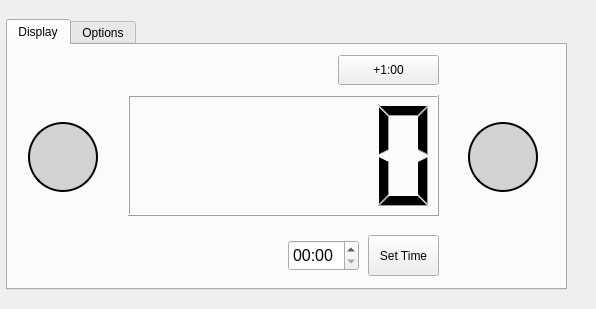
<?xml version="1.0" encoding="UTF-8"?>
<ui version="4.0">
 <class>MainWindow</class>
 <widget class="QWidget" name="MainWindow">
  <property name="geometry">
   <rect>
    <x>0</x>
    <y>0</y>
    <width>596</width>
    <height>309</height>
   </rect>
  </property>
  <property name="windowTitle">
   <string>Form</string>
  </property>
  <widget class="QTabWidget" name="main_window">
   <property name="geometry">
    <rect>
     <x>6</x>
     <y>19</y>
     <width>561</width>
     <height>271</height>
    </rect>
   </property>
   <property name="toolTip">
    <string/>
   </property>
   <property name="currentIndex">
    <number>0</number>
   </property>
   <widget class="QWidget" name="display_tab">
    <attribute name="title">
     <string>Display</string>
    </attribute>
    <widget class="QLCDNumber" name="time_remaining">
     <property name="geometry">
      <rect>
       <x>120</x>
       <y>50</y>
       <width>311</width>
       <height>121</height>
      </rect>
     </property>
     <property name="focusPolicy">
      <enum>Qt::ClickFocus</enum>
     </property>
     <property name="digitCount">
      <number>5</number>
     </property>
     <property name="intValue" stdset="0">
      <number>0</number>
     </property>
    </widget>
    <widget class="QPushButton" name="play_timer_button">
     <property name="geometry">
      <rect>
       <x>460</x>
       <y>77</y>
       <width>70</width>
       <height>70</height>
      </rect>
     </property>
     <property name="styleSheet">
      <string notr="true">QPushButton {
    border: 2px solid black;
    border-radius: 35px;
    border-style: outset;
    background: lightGray;
    padding: 5px;
    }

QPushButton:hover {
    background: qradialgradient(
        cx: 0.3, cy: -0.4, fx: 0.3, fy: -0.4,
        radius: 1.35, stop: 0 #fff, stop: 1 #bbb
        );
    }

QPushButton:pressed {
    border-style: inset;
    background: qradialgradient(
        cx: 0.4, cy: -0.1, fx: 0.4, fy: -0.1,
        radius: 1.35, stop: 0 #fff, stop: 1 #ddd
        );
    }</string>
     </property>
     <property name="text">
      <string/>
     </property>
     <property name="icon">
      <iconset resource="resource.qrc">
       <normaloff>:/images/play.png</normaloff>
       <normalon>:/images/pause.png</normalon>:/images/play.png</iconset>
     </property>
     <property name="iconSize">
      <size>
       <width>40</width>
       <height>40</height>
      </size>
     </property>
     <property name="checkable">
      <bool>true</bool>
     </property>
    </widget>
    <widget class="QPushButton" name="repeat_timer_button">
     <property name="geometry">
      <rect>
       <x>20</x>
       <y>77</y>
       <width>70</width>
       <height>70</height>
      </rect>
     </property>
     <property name="styleSheet">
      <string notr="true">QPushButton {
    border: 2px solid black;
    border-radius: 35px;
    border-style: outset;
    background: lightGray;
    padding: 5px;
    }

QPushButton:hover {
    background: qradialgradient(
        cx: 0.3, cy: -0.4, fx: 0.3, fy: -0.4,
        radius: 1.35, stop: 0 #fff, stop: 1 #bbb
        );
    }

QPushButton:pressed {
    border-style: inset;
    background: qradialgradient(
        cx: 0.4, cy: -0.1, fx: 0.4, fy: -0.1,
        radius: 1.35, stop: 0 #fff, stop: 1 #ddd
        );
    }</string>
     </property>
     <property name="text">
      <string/>
     </property>
     <property name="icon">
      <iconset resource="resource.qrc">
       <normaloff>:/images/repeat.png</normaloff>:/images/repeat.png</iconset>
     </property>
     <property name="iconSize">
      <size>
       <width>40</width>
       <height>40</height>
      </size>
     </property>
    </widget>
    <widget class="QPushButton" name="plus_one_button">
     <property name="geometry">
      <rect>
       <x>330</x>
       <y>10</y>
       <width>101</width>
       <height>30</height>
      </rect>
     </property>
     <property name="text">
      <string>+1:00</string>
     </property>
    </widget>
    <widget class="QPushButton" name="set_time_button">
     <property name="geometry">
      <rect>
       <x>360</x>
       <y>190</y>
       <width>71</width>
       <height>41</height>
      </rect>
     </property>
     <property name="text">
      <string>Set Time</string>
     </property>
    </widget>
    <widget class="QTimeEdit" name="input_time">
     <property name="geometry">
      <rect>
       <x>280</x>
       <y>195</y>
       <width>71</width>
       <height>31</height>
      </rect>
     </property>
     <property name="font">
      <font>
       <pointsize>12</pointsize>
      </font>
     </property>
     <property name="toolTip">
      <string extracomment="Enter time (hh:mm format)"/>
     </property>
     <property name="currentSection">
      <enum>QDateTimeEdit::HourSection</enum>
     </property>
     <property name="displayFormat">
      <string>hh:mm</string>
     </property>
     <property name="time">
      <time>
       <hour>0</hour>
       <minute>0</minute>
       <second>0</second>
      </time>
     </property>
    </widget>
   </widget>
   <widget class="QWidget" name="options_tab">
    <attribute name="title">
     <string>Options</string>
    </attribute>
    <widget class="QListWidget" name="listWidget">
     <property name="geometry">
      <rect>
       <x>255</x>
       <y>30</y>
       <width>281</width>
       <height>171</height>
      </rect>
     </property>
    </widget>
    <widget class="QLabel" name="label">
     <property name="geometry">
      <rect>
       <x>260</x>
       <y>10</y>
       <width>49</width>
       <height>16</height>
      </rect>
     </property>
     <property name="text">
      <string>Sounds</string>
     </property>
    </widget>
    <widget class="QPushButton" name="play_list_button">
     <property name="geometry">
      <rect>
       <x>461</x>
       <y>207</y>
       <width>75</width>
       <height>24</height>
      </rect>
     </property>
     <property name="text">
      <string/>
     </property>
     <property name="icon">
      <iconset resource="resource.qrc">
       <normaloff>:/images/play.png</normaloff>
       <normalon>:/images/stop.png</normalon>:/images/play.png</iconset>
     </property>
     <property name="checkable">
      <bool>true</bool>
     </property>
    </widget>
    <widget class="QPushButton" name="remove_sound_button">
     <property name="geometry">
      <rect>
       <x>254</x>
       <y>207</y>
       <width>75</width>
       <height>24</height>
      </rect>
     </property>
     <property name="text">
      <string>Remove</string>
     </property>
    </widget>
    <widget class="QPushButton" name="import_sound_button">
     <property name="geometry">
      <rect>
       <x>350</x>
       <y>207</y>
       <width>91</width>
       <height>24</height>
      </rect>
     </property>
     <property name="text">
      <string>Import New...</string>
     </property>
    </widget>
    <widget class="QCheckBox" name="randomize_sound">
     <property name="geometry">
      <rect>
       <x>20</x>
       <y>40</y>
       <width>121</width>
       <height>20</height>
      </rect>
     </property>
     <property name="toolTip">
      <string extracomment="A random sound is played each time the timer goes off."/>
     </property>
     <property name="text">
      <string>Randomize Sound</string>
     </property>
    </widget>
    <widget class="QCheckBox" name="auto_repeat_sound">
     <property name="geometry">
      <rect>
       <x>20</x>
       <y>70</y>
       <width>121</width>
       <height>20</height>
      </rect>
     </property>
     <property name="toolTip">
      <string extracomment="Timer is restarted automatically when it completes."/>
     </property>
     <property name="text">
      <string>Auto Repeat</string>
     </property>
    </widget>
    <widget class="QCheckBox" name="lock_display">
     <property name="geometry">
      <rect>
       <x>20</x>
       <y>100</y>
       <width>121</width>
       <height>20</height>
      </rect>
     </property>
     <property name="toolTip">
      <string extracomment="Locks all display buttons besides the play/pause button."/>
     </property>
     <property name="text">
      <string>Lock Display</string>
     </property>
    </widget>
    <widget class="QCheckBox" name="zen_mode">
     <property name="geometry">
      <rect>
       <x>20</x>
       <y>160</y>
       <width>121</width>
       <height>20</height>
      </rect>
     </property>
     <property name="toolTip">
      <string extracomment="Timer automatically set to repeat every 20 minutes."/>
     </property>
     <property name="text">
      <string>Zen Mode</string>
     </property>
    </widget>
    <widget class="QCheckBox" name="hide_time">
     <property name="geometry">
      <rect>
       <x>20</x>
       <y>130</y>
       <width>121</width>
       <height>20</height>
      </rect>
     </property>
     <property name="toolTip">
      <string extracomment="Hides display time."/>
     </property>
     <property name="text">
      <string>Hide Time</string>
     </property>
    </widget>
   </widget>
  </widget>
 </widget>
 <resources>
  <include location="resource.qrc"/>
 </resources>
 <connections/>
</ui>
